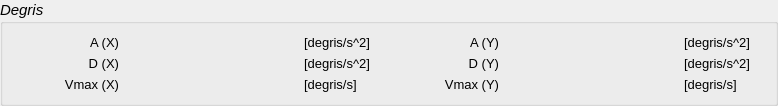
    <widget class="QGroupBox" name="groupBox_2">
     <property name="font">
      <font>
       <pointsize>11</pointsize>
       <italic>true</italic>
      </font>
     </property>
     <property name="title">
      <string>Degris</string>
     </property>
     <property name="flat">
      <bool>true</bool>
     </property>
     <property name="checkable">
      <bool>false</bool>
     </property>
     <property name="checked">
      <bool>false</bool>
     </property>
     <layout class="QVBoxLayout" name="verticalLayout_3">
      <item>
       <layout class="QGridLayout" name="gridLayout_2">
        <property name="horizontalSpacing">
         <number>10</number>
        </property>
        <item row="0" column="5">
         <widget class="QLabel" name="label_19">
          <property name="minimumSize">
           <size>
            <width>80</width>
            <height>0</height>
           </size>
          </property>
          <property name="maximumSize">
           <size>
            <width>80</width>
            <height>16777215</height>
           </size>
          </property>
          <property name="font">
           <font>
            <pointsize>10</pointsize>
            <italic>false</italic>
           </font>
          </property>
          <property name="text">
           <string>[degris/s^2]</string>
          </property>
         </widget>
        </item>
        <item row="0" column="1">
         <widget class="tlinsWCoordinateDegris" name="degrisAX" native="true">
          <property name="minimumSize">
           <size>
            <width>0</width>
            <height>0</height>
           </size>
          </property>
          <property name="font">
           <font>
            <family>Noto Sans</family>
            <italic>false</italic>
           </font>
          </property>
         </widget>
        </item>
        <item row="2" column="0">
         <widget class="QLabel" name="label_16">
          <property name="sizePolicy">
           <sizepolicy hsizetype="Fixed" vsizetype="Preferred">
            <horstretch>0</horstretch>
            <verstretch>0</verstretch>
           </sizepolicy>
          </property>
          <property name="minimumSize">
           <size>
            <width>105</width>
            <height>0</height>
           </size>
          </property>
          <property name="maximumSize">
           <size>
            <width>105</width>
            <height>16777215</height>
           </size>
          </property>
          <property name="font">
           <font>
            <pointsize>10</pointsize>
            <italic>false</italic>
           </font>
          </property>
          <property name="text">
           <string>Vmax (X)</string>
          </property>
          <property name="alignment">
           <set>Qt::AlignRight|Qt::AlignTrailing|Qt::AlignVCenter</set>
          </property>
         </widget>
        </item>
        <item row="0" column="3">
         <widget class="QLabel" name="label_17">
          <property name="sizePolicy">
           <sizepolicy hsizetype="Fixed" vsizetype="Preferred">
            <horstretch>0</horstretch>
            <verstretch>0</verstretch>
           </sizepolicy>
          </property>
          <property name="minimumSize">
           <size>
            <width>105</width>
            <height>0</height>
           </size>
          </property>
          <property name="maximumSize">
           <size>
            <width>105</width>
            <height>16777215</height>
           </size>
          </property>
          <property name="font">
           <font>
            <pointsize>10</pointsize>
            <italic>false</italic>
           </font>
          </property>
          <property name="text">
           <string>A (Y)</string>
          </property>
          <property name="alignment">
           <set>Qt::AlignRight|Qt::AlignTrailing|Qt::AlignVCenter</set>
          </property>
         </widget>
        </item>
        <item row="0" column="0">
         <widget class="QLabel" name="label_2">
          <property name="sizePolicy">
           <sizepolicy hsizetype="Fixed" vsizetype="Preferred">
            <horstretch>0</horstretch>
            <verstretch>0</verstretch>
           </sizepolicy>
          </property>
          <property name="minimumSize">
           <size>
            <width>105</width>
            <height>0</height>
           </size>
          </property>
          <property name="maximumSize">
           <size>
            <width>105</width>
            <height>16777215</height>
           </size>
          </property>
          <property name="font">
           <font>
            <pointsize>10</pointsize>
            <italic>false</italic>
           </font>
          </property>
          <property name="text">
           <string>A (X)</string>
          </property>
          <property name="alignment">
           <set>Qt::AlignRight|Qt::AlignTrailing|Qt::AlignVCenter</set>
          </property>
         </widget>
        </item>
        <item row="0" column="2">
         <widget class="QLabel" name="label_18">
          <property name="minimumSize">
           <size>
            <width>80</width>
            <height>0</height>
           </size>
          </property>
          <property name="maximumSize">
           <size>
            <width>80</width>
            <height>16777215</height>
           </size>
          </property>
          <property name="font">
           <font>
            <pointsize>10</pointsize>
            <italic>false</italic>
           </font>
          </property>
          <property name="text">
           <string>[degris/s^2]</string>
          </property>
         </widget>
        </item>
        <item row="1" column="0">
         <widget class="QLabel" name="label_15">
          <property name="sizePolicy">
           <sizepolicy hsizetype="Fixed" vsizetype="Preferred">
            <horstretch>0</horstretch>
            <verstretch>0</verstretch>
           </sizepolicy>
          </property>
          <property name="minimumSize">
           <size>
            <width>105</width>
            <height>0</height>
           </size>
          </property>
          <property name="maximumSize">
           <size>
            <width>105</width>
            <height>16777215</height>
           </size>
          </property>
          <property name="font">
           <font>
            <pointsize>10</pointsize>
            <italic>false</italic>
           </font>
          </property>
          <property name="text">
           <string>D (X)</string>
          </property>
          <property name="alignment">
           <set>Qt::AlignRight|Qt::AlignTrailing|Qt::AlignVCenter</set>
          </property>
         </widget>
        </item>
        <item row="0" column="4">
         <widget class="tlinsWCoordinateDegris" name="degrisAY" native="true">
          <property name="minimumSize">
           <size>
            <width>0</width>
            <height>0</height>
           </size>
          </property>
          <property name="font">
           <font>
            <family>Noto Sans</family>
            <italic>false</italic>
           </font>
          </property>
         </widget>
        </item>
        <item row="2" column="2">
         <widget class="QLabel" name="label_20">
          <property name="minimumSize">
           <size>
            <width>80</width>
            <height>0</height>
           </size>
          </property>
          <property name="maximumSize">
           <size>
            <width>80</width>
            <height>16777215</height>
           </size>
          </property>
          <property name="font">
           <font>
            <pointsize>10</pointsize>
            <italic>false</italic>
           </font>
          </property>
          <property name="text">
           <string>[degris/s]</string>
          </property>
         </widget>
        </item>
        <item row="2" column="3">
         <widget class="QLabel" name="label_21">
          <property name="sizePolicy">
           <sizepolicy hsizetype="Fixed" vsizetype="Preferred">
            <horstretch>0</horstretch>
            <verstretch>0</verstretch>
           </sizepolicy>
          </property>
          <property name="minimumSize">
           <size>
            <width>105</width>
            <height>0</height>
           </size>
          </property>
          <property name="maximumSize">
           <size>
            <width>105</width>
            <height>16777215</height>
           </size>
          </property>
          <property name="font">
           <font>
            <pointsize>10</pointsize>
            <italic>false</italic>
           </font>
          </property>
          <property name="text">
           <string>Vmax (Y)</string>
          </property>
          <property name="alignment">
           <set>Qt::AlignRight|Qt::AlignTrailing|Qt::AlignVCenter</set>
          </property>
         </widget>
        </item>
        <item row="1" column="2">
         <widget class="QLabel" name="label_22">
          <property name="minimumSize">
           <size>
            <width>80</width>
            <height>0</height>
           </size>
          </property>
          <property name="maximumSize">
           <size>
            <width>80</width>
            <height>16777215</height>
           </size>
          </property>
          <property name="font">
           <font>
            <pointsize>10</pointsize>
            <italic>false</italic>
           </font>
          </property>
          <property name="text">
           <string>[degris/s^2]</string>
          </property>
         </widget>
        </item>
        <item row="1" column="3">
         <widget class="QLabel" name="label_23">
          <property name="sizePolicy">
           <sizepolicy hsizetype="Fixed" vsizetype="Preferred">
            <horstretch>0</horstretch>
            <verstretch>0</verstretch>
           </sizepolicy>
          </property>
          <property name="minimumSize">
           <size>
            <width>105</width>
            <height>0</height>
           </size>
          </property>
          <property name="maximumSize">
           <size>
            <width>105</width>
            <height>16777215</height>
           </size>
          </property>
          <property name="font">
           <font>
            <pointsize>10</pointsize>
            <italic>false</italic>
           </font>
          </property>
          <property name="text">
           <string>D (Y)</string>
          </property>
          <property name="alignment">
           <set>Qt::AlignRight|Qt::AlignTrailing|Qt::AlignVCenter</set>
          </property>
         </widget>
        </item>
        <item row="1" column="5">
         <widget class="QLabel" name="label_24">
          <property name="minimumSize">
           <size>
            <width>80</width>
            <height>0</height>
           </size>
          </property>
          <property name="maximumSize">
           <size>
            <width>80</width>
            <height>16777215</height>
           </size>
          </property>
          <property name="font">
           <font>
            <pointsize>10</pointsize>
            <italic>false</italic>
           </font>
          </property>
          <property name="text">
           <string>[degris/s^2]</string>
          </property>
         </widget>
        </item>
        <item row="2" column="5">
         <widget class="QLabel" name="label_25">
          <property name="minimumSize">
           <size>
            <width>80</width>
            <height>0</height>
           </size>
          </property>
          <property name="maximumSize">
           <size>
            <width>80</width>
            <height>16777215</height>
           </size>
          </property>
          <property name="font">
           <font>
            <pointsize>10</pointsize>
            <italic>false</italic>
           </font>
          </property>
          <property name="text">
           <string>[degris/s]</string>
          </property>
         </widget>
        </item>
        <item row="1" column="1">
         <widget class="tlinsWCoordinateDegris" name="degrisDX" native="true">
          <property name="minimumSize">
           <size>
            <width>165</width>
            <height>0</height>
           </size>
          </property>
          <property name="font">
           <font>
            <family>Noto Sans</family>
            <italic>false</italic>
           </font>
          </property>
         </widget>
        </item>
        <item row="2" column="1">
         <widget class="tlinsWCoordinateDegris" name="degrisVmaxX" native="true">
          <property name="minimumSize">
           <size>
            <width>0</width>
            <height>0</height>
           </size>
          </property>
          <property name="font">
           <font>
            <family>Noto Sans</family>
            <italic>false</italic>
           </font>
          </property>
         </widget>
        </item>
        <item row="1" column="4">
         <widget class="tlinsWCoordinateDegris" name="degrisDY" native="true">
          <property name="minimumSize">
           <size>
            <width>165</width>
            <height>0</height>
           </size>
          </property>
          <property name="font">
           <font>
            <family>Noto Sans</family>
            <italic>false</italic>
           </font>
          </property>
         </widget>
        </item>
        <item row="2" column="4">
         <widget class="tlinsWCoordinateDegris" name="degrisVmaxY" native="true">
          <property name="minimumSize">
           <size>
            <width>0</width>
            <height>0</height>
           </size>
          </property>
          <property name="font">
           <font>
            <family>Noto Sans</family>
            <italic>false</italic>
           </font>
          </property>
         </widget>
        </item>
       </layout>
      </item>
     </layout>
    </widget>
